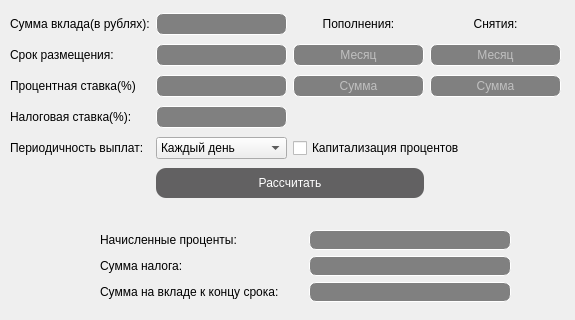
<?xml version="1.0" encoding="UTF-8"?>
<ui version="4.0">
 <class>deposit_calc</class>
 <widget class="QDialog" name="deposit_calc">
  <property name="geometry">
   <rect>
    <x>0</x>
    <y>0</y>
    <width>575</width>
    <height>320</height>
   </rect>
  </property>
  <property name="windowTitle">
   <string>Deposit Calculator</string>
  </property>
  <widget class="QWidget" name="gridLayoutWidget">
   <property name="geometry">
    <rect>
     <x>10</x>
     <y>10</y>
     <width>551</width>
     <height>192</height>
    </rect>
   </property>
   <layout class="QGridLayout" name="gridLayout">
    <item row="3" column="1">
     <widget class="QLineEdit" name="nalog">
      <property name="styleSheet">
       <string notr="true">QLineEdit {
 background-color:gray;
 color: white;
 border-style: solid;
 border-width:1px;
 border-radius:7px;
 border-color: white;
 max-width: 215px;
 max-height:20px;
}</string>
      </property>
     </widget>
    </item>
    <item row="1" column="2">
     <widget class="QLineEdit" name="deposits_month">
      <property name="styleSheet">
       <string notr="true">QLineEdit {
 background-color:gray;
 color: white;
 border-style: solid;
 border-width:1px;
 border-radius:7px;
 border-color: white;
 max-width: 215px;
 max-height:20px;
}</string>
      </property>
      <property name="alignment">
       <set>Qt::AlignCenter</set>
      </property>
      <property name="placeholderText">
       <string>Месяц</string>
      </property>
     </widget>
    </item>
    <item row="2" column="3">
     <widget class="QLineEdit" name="removal_sum">
      <property name="styleSheet">
       <string notr="true">QLineEdit {
 background-color:gray;
 color: white;
 border-style: solid;
 border-width:1px;
 border-radius:7px;
 border-color: white;
 max-width: 215px;
 max-height:20px;
}</string>
      </property>
      <property name="text">
       <string/>
      </property>
      <property name="alignment">
       <set>Qt::AlignCenter</set>
      </property>
      <property name="placeholderText">
       <string>Сумма</string>
      </property>
     </widget>
    </item>
    <item row="0" column="1">
     <widget class="QLineEdit" name="sum_deposit">
      <property name="styleSheet">
       <string notr="true">QLineEdit {
 background-color:gray;
 color: white;
 border-style: solid;
 border-width:1px;
 border-radius:7px;
 border-color: white;
 max-width: 215px;
 max-height:20px;
}</string>
      </property>
     </widget>
    </item>
    <item row="1" column="0">
     <widget class="QLabel" name="label_2">
      <property name="text">
       <string>Срок размещения:</string>
      </property>
     </widget>
    </item>
    <item row="2" column="0">
     <widget class="QLabel" name="label_3">
      <property name="text">
       <string>Процентная ставка(%)</string>
      </property>
     </widget>
    </item>
    <item row="4" column="2" colspan="2">
     <widget class="QCheckBox" name="kapitalization">
      <property name="text">
       <string>Капитализация процентов</string>
      </property>
     </widget>
    </item>
    <item row="2" column="2">
     <widget class="QLineEdit" name="deposits_sum">
      <property name="styleSheet">
       <string notr="true">QLineEdit {
 background-color:gray;
 color: white;
 border-style: solid;
 border-width:1px;
 border-radius:7px;
 border-color: white;
 max-width: 215px;
 max-height:20px;
}</string>
      </property>
      <property name="alignment">
       <set>Qt::AlignCenter</set>
      </property>
      <property name="placeholderText">
       <string>Сумма</string>
      </property>
     </widget>
    </item>
    <item row="4" column="1">
     <widget class="QComboBox" name="period">
      <item>
       <property name="text">
        <string>Каждый день</string>
       </property>
      </item>
      <item>
       <property name="text">
        <string>Каждую неделю</string>
       </property>
      </item>
      <item>
       <property name="text">
        <string>Раз в месяц</string>
       </property>
      </item>
     </widget>
    </item>
    <item row="1" column="1">
     <widget class="QLineEdit" name="term">
      <property name="styleSheet">
       <string notr="true">QLineEdit {
 background-color:gray;
 color: white;
 border-style: solid;
 border-width:1px;
 border-radius:7px;
 border-color: white;
 max-width: 215px;
 max-height:20px;
}</string>
      </property>
     </widget>
    </item>
    <item row="3" column="0">
     <widget class="QLabel" name="label_4">
      <property name="text">
       <string>Налоговая ставка(%):</string>
      </property>
     </widget>
    </item>
    <item row="0" column="2">
     <widget class="QLabel" name="label_5">
      <property name="text">
       <string>Пополнения:</string>
      </property>
      <property name="alignment">
       <set>Qt::AlignCenter</set>
      </property>
     </widget>
    </item>
    <item row="1" column="3">
     <widget class="QLineEdit" name="removal_month">
      <property name="styleSheet">
       <string notr="true">QLineEdit {
 background-color:gray;
 color: white;
 border-style: solid;
 border-width:1px;
 border-radius:7px;
 border-color: white;
 max-width: 215px;
 max-height:20px;
}</string>
      </property>
      <property name="alignment">
       <set>Qt::AlignCenter</set>
      </property>
      <property name="placeholderText">
       <string>Месяц</string>
      </property>
     </widget>
    </item>
    <item row="2" column="1">
     <widget class="QLineEdit" name="percent">
      <property name="styleSheet">
       <string notr="true">QLineEdit {
 background-color:gray;
 color: white;
 border-style: solid;
 border-width:1px;
 border-radius:7px;
 border-color: white;
 max-width: 215px;
 max-height:20px;
}</string>
      </property>
     </widget>
    </item>
    <item row="4" column="0">
     <widget class="QLabel" name="label_7">
      <property name="text">
       <string>Периодичность выплат:</string>
      </property>
     </widget>
    </item>
    <item row="0" column="0">
     <widget class="QLabel" name="label">
      <property name="styleSheet">
       <string notr="true"/>
      </property>
      <property name="text">
       <string>Сумма вклада(в рублях):</string>
      </property>
     </widget>
    </item>
    <item row="0" column="3">
     <widget class="QLabel" name="label_6">
      <property name="text">
       <string>Снятия:</string>
      </property>
      <property name="alignment">
       <set>Qt::AlignCenter</set>
      </property>
     </widget>
    </item>
    <item row="5" column="1" colspan="2">
     <widget class="QPushButton" name="calculate">
      <property name="styleSheet">
       <string notr="true">QPushButton {
background-color: rgb(98, 97, 98);
 color: white;;
 border-radius:10px;
 max-height:30px;
 min-height:30px;
}

QPushButton:pressed {
    padding-top: 3px;
    padding-left: 3px;
    background-color: rgb(65, 65, 66)
}</string>
      </property>
      <property name="text">
       <string>Рассчитать</string>
      </property>
     </widget>
    </item>
   </layout>
  </widget>
  <widget class="QWidget" name="gridLayoutWidget_2">
   <property name="geometry">
    <rect>
     <x>100</x>
     <y>230</y>
     <width>411</width>
     <height>72</height>
    </rect>
   </property>
   <layout class="QGridLayout" name="gridLayout_2">
    <item row="0" column="0">
     <widget class="QLabel" name="label_8">
      <property name="text">
       <string>Начисленные проценты:</string>
      </property>
     </widget>
    </item>
    <item row="2" column="0">
     <widget class="QLabel" name="label_10">
      <property name="text">
       <string>Сумма на вкладе к концу срока: </string>
      </property>
     </widget>
    </item>
    <item row="1" column="0">
     <widget class="QLabel" name="label_9">
      <property name="text">
       <string>Сумма налога:</string>
      </property>
     </widget>
    </item>
    <item row="0" column="1">
     <widget class="QLabel" name="accrued_percents">
      <property name="styleSheet">
       <string notr="true">QLabel {
 background-color:gray;
 color: white;
 border-style: solid;
 border-width:1px;
 border-radius:7px;
 border-color: white;
 max-width: 215px;
 max-height:20px;
}</string>
      </property>
      <property name="text">
       <string/>
      </property>
     </widget>
    </item>
    <item row="1" column="1">
     <widget class="QLabel" name="tax_sum">
      <property name="styleSheet">
       <string notr="true">QLabel {
 background-color:gray;
 color: white;
 border-style: solid;
 border-width:1px;
 border-radius:7px;
 border-color: white;
 max-width: 215px;
 max-height:20px;
}</string>
      </property>
      <property name="text">
       <string/>
      </property>
     </widget>
    </item>
    <item row="2" column="1">
     <widget class="QLabel" name="sum_in_the_end">
      <property name="styleSheet">
       <string notr="true">QLabel {
 background-color:gray;
 color: white;
 border-style: solid;
 border-width:1px;
 border-radius:7px;
 border-color: white;
 max-width: 215px;
 max-height:20px;
}</string>
      </property>
      <property name="text">
       <string/>
      </property>
     </widget>
    </item>
   </layout>
  </widget>
 </widget>
 <resources/>
 <connections/>
</ui>
